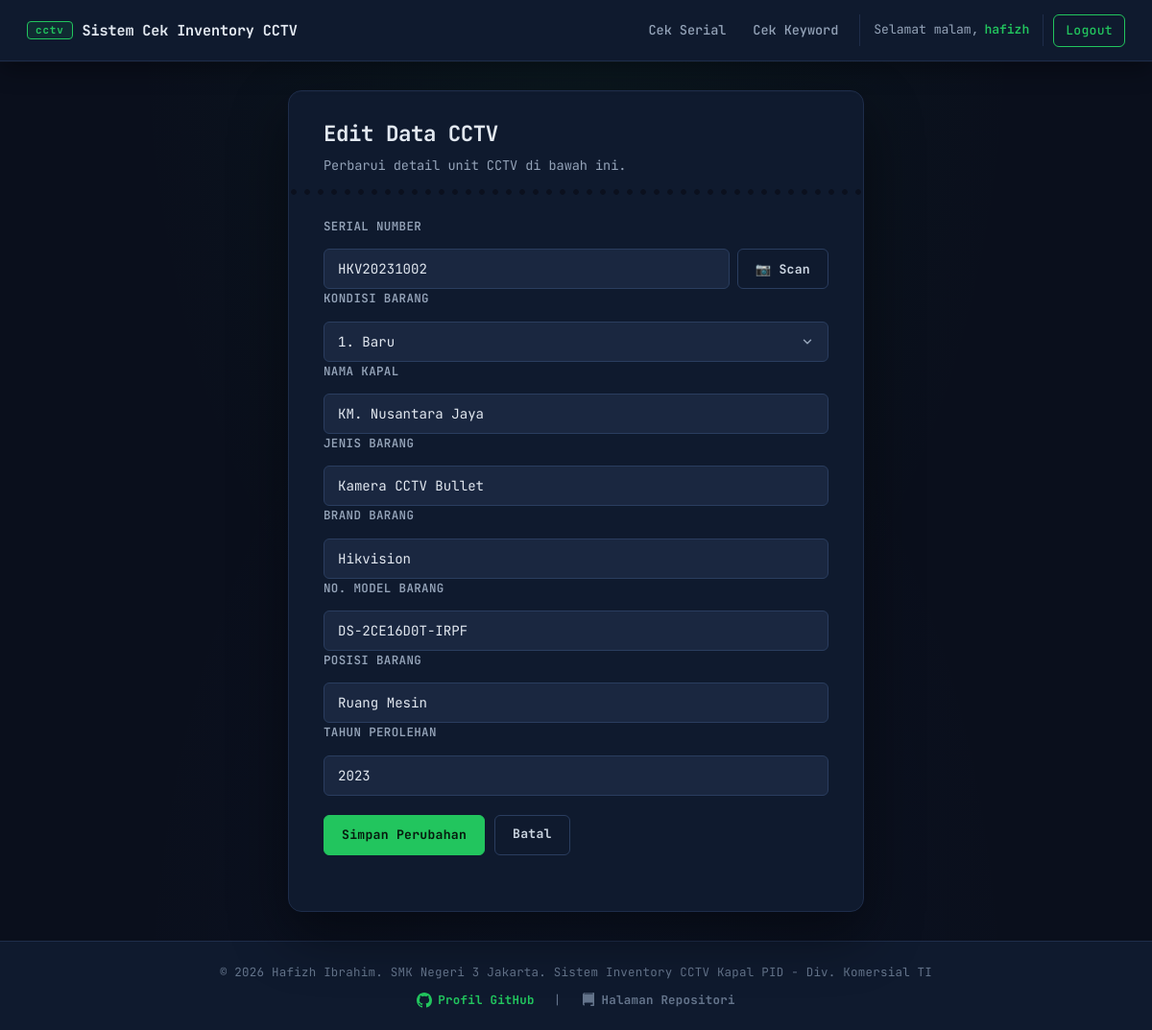
Screenshot of /add_edit.php?id=2 (signed in) with the database file from the repository.
### tables this page shows
CREATE TABLE `cctv_inventory` (
  `id` int(11) NOT NULL,
  `serial_number` varchar(100) NOT NULL,
  `kondisi` enum('Baru','Sangat Baik','Baik','Cukup','Rusak') DEFAULT 'Baru',
  `nama_kapal` varchar(150) NOT NULL,
  `jenis_barang` varchar(100) NOT NULL,
  `brand_barang` varchar(100) NOT NULL,
  `no_model` varchar(100) NOT NULL,
  `posisi_barang` varchar(150) NOT NULL,
  `tahun_perolehan` year(4) NOT NULL,
  `created_at` timestamp NOT NULL DEFAULT current_timestamp(),
  `updated_at` timestamp NOT NULL DEFAULT current_timestamp() ON UPDATE current_timestamp()
);

### add_edit.php (the view, shortened to what this page needs)
<?php
require_once __DIR__ . '/config.php';
$id = isset($_GET['id']) ? (int)$_GET['id'] : 0;
$isEdit = $id > 0;
$data = [
    'serial_number' => '', 'kondisi' => 'Baru', 'nama_kapal' => '', 'jenis_barang' => '',
    'brand_barang' => '', 'no_model' => '', 'posisi_barang' => '', 'tahun_perolehan' => '',
];
if ($isEdit) {
    $stmt = $pdo->prepare("SELECT * FROM cctv_inventory WHERE id = :id");
    $stmt->execute(['id' => $id]);
    $existing = $stmt->fetch();
    $data = $existing;
}
?>
<!DOCTYPE html>
<html lang="id">
<head>
<link rel="stylesheet" href="assets/style.css">
</head>
<body>
<?php include __DIR__ . '/partials/navbar.php'; ?>
<div class="container narrow">
    <h1><?= $isEdit ? 'Edit Data CCTV' : 'Tambah Data CCTV' ?></h1>
    <p class="subtitle"><?= $isEdit ? 'Perbarui detail unit CCTV di bawah ini.' : 'Isi detail unit CCTV baru.' ?></p>
<form method="post" class="stacked">
        <div class="field">
            <label for="serial_number">Serial Number</label>
            <div style="display: flex; gap: 8px; align-items: center;">
                <input type="text" id="serial_number" name="serial_number" required value="<?= htmlspecialchars($data['serial_number']) ?>" style="flex: 1;">
                <button type="button" id="btn-scan" class="btn btn-secondary" style="white-space: nowrap;">📷 Scan</button>
            </div>
        </div>
<div class="field">
            <label>Kondisi Barang</label>
            <select name="kondisi" required>
                <option value="Baru" <?= $data['kondisi'] === 'Baru' ? 'selected' : '' ?>>1. Baru</option>
            </select>
        </div>
<div class="field">
            <label>Nama Kapal</label>
            <input type="text" name="nama_kapal" required value="<?= htmlspecialchars($data['nama_kapal']) ?>">
        </div>
        <div class="field"><label>Jenis Barang</label><input type="text" name="jenis_barang" required value="<?= htmlspecialchars($data['jenis_barang']) ?>"></div>
        <div class="field"><label>Brand Barang</label><input type="text" name="brand_barang" required value="<?= htmlspecialchars($data['brand_barang']) ?>"></div>
        <div class="field"><label>No. Model Barang</label><input type="text" name="no_model" required value="<?= htmlspecialchars($data['no_model']) ?>"></div>
        <div class="field"><label>Posisi Barang</label><input type="text" name="posisi_barang" required value="<?= htmlspecialchars($data['posisi_barang']) ?>"></div>
        <div class="field"><label>Tahun Perolehan</label><input type="text" name="tahun_perolehan" required value="<?= htmlspecialchars($data['tahun_perolehan']) ?>" maxlength="4"></div>
<div class="actions-row" style="margin-top: 20px;">
            <button type="submit" class="btn"><?= $isEdit ? 'Simpan Perubahan' : 'Simpan Data' ?></button>
            <a href="index.php" class="btn btn-secondary">Batal</a>
        </div>
    </form>
</div>
<?php include __DIR__ . '/partials/footer.php'; ?>
</body>
</html>

### assets/style.css (style rules this page uses)
:root { --bg-app: #0a0f1c; --bg-surface: #0f1a2e; --bg-surface-2: #131f36; --bg-elevated: #1a2740; --border: #1e2d4a; --border-strong: #2a3d5f; --border-subtle: rgba(148, 163, 184, 0.10); --text: #e2e8f0; --text-2: #cbd5e1; --text-3: #94a3b8; --text-muted: #64748b; --accent: #22c55e; --accent-dark: #16a34a; --accent-darker: #15803d; --accent-bg: rgba(34, 197, 94, 0.10); --accent-ring: rgba(34, 197, 94, 0.28); --accent-glow: rgba(34, 197, 94, 0.42); --slate: #475569; --slate-dark: #334155; --amber: #d97706; --amber-dark: #b45309; --info: #3b82f6; --info-bg: rgba(59, 130, 246, 0.10); --r-sm: 4px; --r: 6px; --r-lg: 10px; --r-xl: 14px; --font-mono: 'JetBrains Mono', 'Fira Code', 'SF Mono', 'Cascadia Code', ui-monospace, Consolas, 'Liberation Mono', monospace; --t: 0.18s ease; }
*, *::before, *::after { box-sizing: border-box; margin: 0; padding: 0; }
html { -webkit-text-size-adjust: 100%; }
body { font-family: var(--font-mono); font-size: 14px; background-color: var(--bg-app); background-image: radial-gradient(ellipse at top, rgba(34, 197, 94, 0.05), transparent 55%), radial-gradient(ellipse at bottom, rgba(59, 130, 246, 0.04), transparent 55%); background-attachment: fixed; color: var(--text); line-height: 1.55; display: flex; flex-direction: column; min-height: 100vh; -webkit-font-smoothing: antialiased; letter-spacing: -0.005em; }
a { color: var(--accent); text-decoration: none; transition: color var(--t); }
.container { max-width: 1240px; width: 94%; margin: 30px auto; background: var(--bg-surface); padding: 30px 36px 36px; border-radius: var(--r-xl); border: 1px solid var(--border); box-shadow: 0 1px 0 rgba(255, 255, 255, 0.02) inset, 0 24px 60px rgba(0, 0, 0, 0.45); flex: 1; position: relative; animation: fadeIn 0.35s ease; }
.container.narrow { max-width: 600px; }
h1 { font-size: 1.4rem; font-weight: 700; color: var(--text); letter-spacing: -0.02em; margin-bottom: 8px; line-height: 1.3; }
.subtitle { color: var(--text-3); font-size: 0.85rem; margin-bottom: 22px; line-height: 1.6; padding-bottom: 20px; position: relative; }
.subtitle::after { content: ''; display: block; position: absolute; left: -36px; right: -36px; bottom: 0; height: 8px; background-image: radial-gradient(circle at center, var(--bg-app) 2.5px, transparent 3.2px); background-size: 14px 8px; background-repeat: repeat-x; background-position: center; opacity: 0.9; }
input[type="text"], input[type="password"], input[type="number"], input[type="email"], input[type="file"], select, textarea { width: 100%; height: 42px; padding: 10px 14px; font-family: var(--font-mono); font-size: 0.88rem; color: var(--text); background-color: var(--bg-elevated); border: 1px solid var(--border-strong); border-radius: var(--r); outline: none; transition: border-color var(--t), box-shadow var(--t), background-color var(--t); }
input::placeholder { color: var(--text-muted); }
select { appearance: none; background-repeat: no-repeat; background-position: right 14px center; padding-right: 40px; cursor: pointer; }
.form-group label, .field label { display: block; margin-bottom: 7px; font-weight: 600; font-size: 0.78rem; letter-spacing: 0.03em; text-transform: uppercase; color: var(--text-3); }
.field { display: flex; flex-direction: column; gap: 7px; flex: 1; min-width: 220px; }
button, .btn { display: inline-flex; align-items: center; justify-content: center; gap: 8px; height: 42px; padding: 0 18px; font-family: var(--font-mono); font-size: 0.82rem; font-weight: 700; letter-spacing: 0.02em; color: var(--text); background: var(--slate); border: 1px solid var(--border-strong); border-radius: var(--r); cursor: pointer; text-decoration: none; white-space: nowrap; transition: background-color var(--t), border-color var(--t), box-shadow var(--t), transform 0.08s ease, color var(--t); }
.btn, button[type="submit"] { background: var(--accent); border-color: var(--accent); color: #061a0e; box-shadow: 0 0 0 0 var(--accent-glow); }
.btn-secondary { background: transparent; border-color: var(--border-strong); color: var(--text-2); }
.actions-row { display: flex; gap: 10px; margin-bottom: 22px; flex-wrap: wrap; }

### rows the page displays
cctv_inventory: serial_number "HKV20231002", kondisi "1. Baru", nama_kapal "KM. Nusantara Jaya", jenis_barang "Kamera CCTV Bullet", brand_barang "Hikvision", no_model "DS-2CE16D0T-IRPF", posisi_barang "Ruang Mesin", tahun_perolehan "2023"

### other values shown
$greet "Selamat malam"
$_SESSION['username'] "hafizh"
